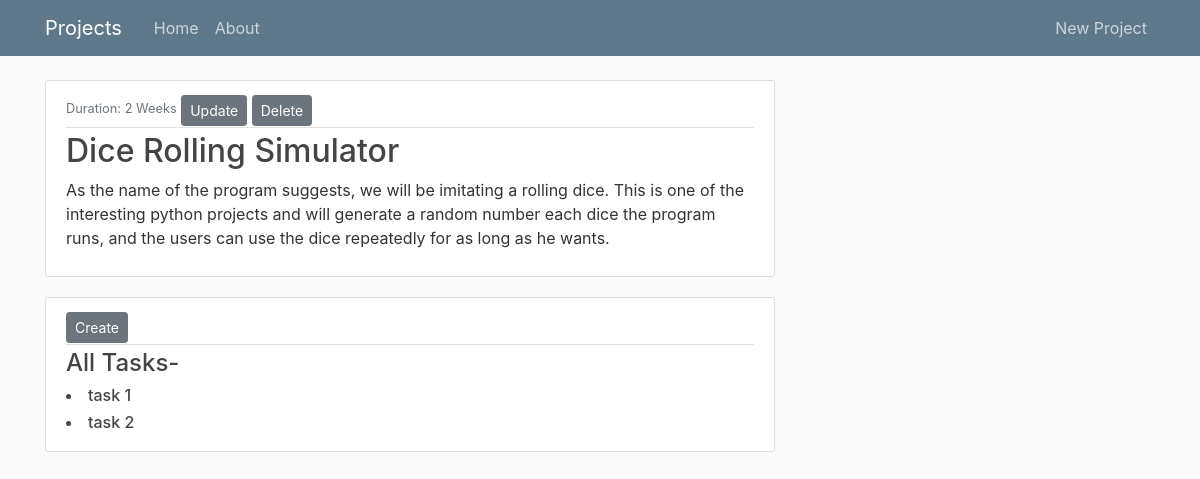
/project/4/, run on the app's committed database.
### project/models.py (models this page shows, shortened)
class Project_post(models.Model):
    name = models.CharField(max_length=100)
    description = models.TextField()
    duration = models.IntegerField(default=2)

class Tasks(models.Model):
    name = models.CharField(max_length=100)
    description = models.TextField()
    start_date = models.DateTimeField()
    end_date = models.DateTimeField()
    project_post = models.ForeignKey(  # foreign key for project model
        'Project_post', related_name='tasks', on_delete=models.CASCADE)

### project/views.py (the view)
# urls.py: path('project/<int:pk>/', PostDetailView.as_view(),
class PostDetailView(DetailView):
    model = Project_post

### project/templates/project/project_post_detail.html
{% extends "project/base.html" %}
{% block content %}
<article class="media content-section">
    <div class="media-body">
        <div class="article-metadata">
            <small class="text-muted">Duration: {{ object.duration }} Weeks</small>
            <a class='btn btn-secondary btn-sm mt-1' href="{% url 'project-update' object.id %}">Update</a>
            <a class='btn btn-secondary btn-sm mt-1' href="{% url 'project-delete' object.id %}">Delete</a>
        </div>
        <h2 class="article-title">{{ object.name }}</h2>
        <p class="article-content">{{ object.description }}</p>
    </div>
</article>
<article class="media content-section">
    <div class="media-body">
        <div class="article-metadata">
            <a class='btn btn-secondary btn-sm mt-1' href="{% url 'task-create' object.id %}">Create</a>
        </div>
        <h4 class="article-title">All Tasks-</h4>
        <div>
            {% for task in object.tasks.all %}
            <h6>
                <li><a class="article-title" href="{%  url 'task-detail' object.id task.id %}">
                        {{task.name}}</a>
                </li>
            </h6>
            {% endfor %}
        </div>
    </div>
</article>
{% endblock content %}

### project/static/project/main.css (style rules this page uses)
body { background: #fafafa; color: #333333; margin-top: 5rem; }
h1, h2, h3, h4, h5, h6 { color: #444444; }
.content-section { background: #ffffff; padding: 10px 20px; border: 1px solid #dddddd; border-radius: 3px; margin-bottom: 20px; }
.article-title { color: #444444; }
.article-content { white-space: pre-line; }
.article-metadata { padding-bottom: 1px; margin-bottom: 4px; border-bottom: 1px solid #e3e3e3 }

### data on the page
Project_post: duration "2", name "Dice Rolling Simulator", description "As the name of the program suggests, we will be imitating a rolling dice. This is one of the interesting python projects and will generate a random number each dice the program runs, and the users can use the dice repeatedly for as long as he wants."
Tasks: name "task 1"
Tasks: name "task 2"
